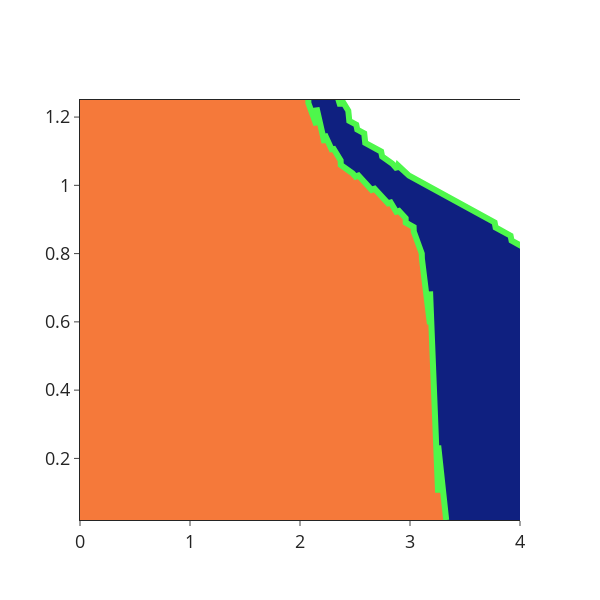

Source (notebook cell):
### Code cell
#### Energy dependent alpha increase and decrease

resultsDF = pd.DataFrame(columns=['m_profile','t_space','x_prof','alpha_prof','active_region','deltaV'])
resultsDF2 = pd.DataFrame(columns=['m_profile','t_space','x_prof','alpha_prof','active_region','deltaV'])

def set_params(file=None):
    params = {}
    if file:
        with open(file, 'r') as f:
            params = json.load(f)
    else:
#         params['tau'] = .98
        params['tau_F'] = 12. # params['tau'] * 2
        params['tau_SG'] = 300. #params['tau'] * 150
        params['tau_SR'] = params['tau_SG']
        
        params['kc'] = 1.91 # '-stiff' # 0.98 # 'linear' # 0.5 #'soft' 1.
        params['km'] = 'stiff'      
        params['m0'] = 5.11
        params['x0'] = 1.35; 
        params['a0'] = 0.4; params['xtt'] = 0.
        params['g'] = 14.9
        params['n'] = 4.22
        
        params['a_max'] = 10
        
        params['time_resolution'] = 1.
#         params['type'] = 'stiff'
        params['color'] = None
        params['input_m'] = []
        
        params['tau_R0'] = 207 # params['tau_SG'] #* 2
#         params['TV0SR'] = 1.
#         params['TV0SG'] = 8.
        params['TV0SR'] = params['x0']
        params['TV0SG'] = params['x0']
        
        params['dynamics'] = 'updated_exp' # 'exp_dynamicTS'
        params['eps'] = (0., 1., 0.0) # mean, std, magnitude
        
        params['grid_resolution'] = 150
    
    return params

ins = np.array(
    [
        [24, 2.],
        [180, 10.],
        [360, 2.],
    ]
        )

params = set_params()
# params = set_params('./figures/figure4_dynamics_profiles/perm_mem_v2.png.json')
# ins = np.array(params['input_m'][0])

print(params)
params['x_c'] = x_crit(params['n']);
m_profile = build_mprof(ins, params['time_resolution'])
params['m_space'] = np.linspace(np.amin([0.1, np.amin(m_profile)]), np.amax(m_profile)*1., int(params['grid_resolution']))
m_c = scipy.optimize.fsolve(m_crit_general, 0.5, args=(params), xtol=1e-10)[0] / params['m0']
params['m_c'] = m_c
params['a_c'] = alpha_crit(params['m_space'], params);
calc_PD_rates(params, display = True)
# resultsDF, params, priming_times, memory_times, stiffP, stiffA = run_profile(integrate_profile, ins, params, resultsDF)

# mech_stats = np.abs(stiffP - stiffA) / params['m0']

# params['a_c'] = params['a_c'].tolist()
# print(np.amin(resultsDF['tSG']), np.mean(resultsDF['tSG']), np.amax(resultsDF['tSG']))
# print(resultsDF['active_region'])

### Figure 1 — Plotly figure (JSON) as saved in the notebook; plotly's stock layout.template omitted (floating-point values rounded to 4 significant figures; data arrays with more than 128 entries replaced by an {"elided": "..."} marker saying what was removed)
{"data": [{"fill": "tozerox", "fillcolor": "rgba(245, 121, 58, 1)", "mode": "none", "type": "scatter", "x": {"elided": "1000 float values"}, "y": {"elided": "1000 float values"}}, {"fill": "tonextx", "fillcolor": "rgba(15, 32, 128, 1)", "mode": "none", "type": "scatter", "x": {"elided": "1000 float values"}, "y": {"elided": "1000 float values"}}, {"line": {"color": "rgba(78, 247, 75, 1)", "width": 6}, "mode": "lines", "type": "scatter", "x": {"elided": "1000 float values"}, "y": {"elided": "1000 float values"}}, {"line": {"color": "rgba(78, 247, 75, 1)", "width": 6}, "mode": "lines", "type": "scatter", "x": {"elided": "1000 float values"}, "y": {"elided": "1000 float values"}}], "layout": {"font": {"size": 18}, "height": 600, "paper_bgcolor": "rgba(0,0,0,0)", "plot_bgcolor": "rgba(0,0,0,0)", "showlegend": false, "width": 600, "xaxis": {"mirror": true, "range": [0, 4], "showline": true}, "yaxis": {"mirror": false, "range": [0.01957, 1.25], "showline": true}}}
